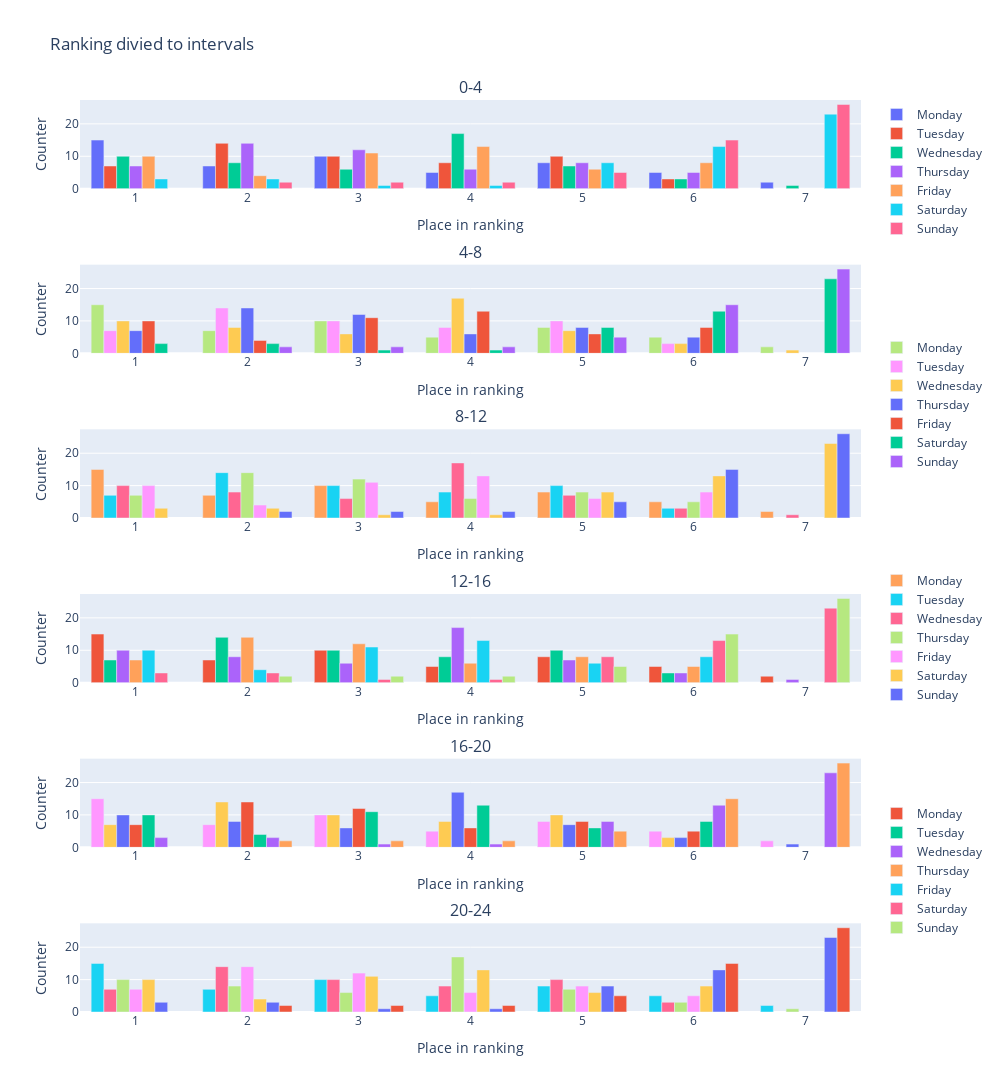

The code cell stored with this chart in its notebook:
### Code cell
fig = make_subplots(rows=len(rankings), cols=1, subplot_titles=list(rankings.keys()), horizontal_spacing=0.8, row_heights=[0.9]*len(rankings))
for i, (key, df) in enumerate(rankings.items(), start=1):
    # Add a subplot for each DataFrame
    for name in df.columns:
        fig.add_trace(
            go.Bar(name=name, x=df.index, y=df[name], legendgroup=key),
            row=i,
            col=1
        )

# Update layout for the entire figure
fig.update_layout(
    height=1550,
    width=1000,
    title="Ranking divied to intervals",
    barmode='group',
    legend_tracegroupgap=100 # Adjust the spacing between legends
)

fig.update_xaxes(title_text='Place in ranking')
fig.update_yaxes(title_text='Counter')

### Figure 1 — Plotly figure (JSON) as saved in the notebook; plotly's stock layout.template omitted (floating-point values rounded to 4 significant figures)
{"data": [{"legendgroup": "0-4", "name": "Monday", "type": "bar", "x": [1, 2, 3, 4, 5, 6, 7], "xaxis": "x", "y": [15, 7, 10, 5, 8, 5, 2], "yaxis": "y"}, {"legendgroup": "0-4", "name": "Tuesday", "type": "bar", "x": [1, 2, 3, 4, 5, 6, 7], "xaxis": "x", "y": [7, 14, 10, 8, 10, 3, null], "yaxis": "y"}, {"legendgroup": "0-4", "name": "Wednesday", "type": "bar", "x": [1, 2, 3, 4, 5, 6, 7], "xaxis": "x", "y": [10, 8, 6, 17, 7, 3, 1], "yaxis": "y"}, {"legendgroup": "0-4", "name": "Thursday", "type": "bar", "x": [1, 2, 3, 4, 5, 6, 7], "xaxis": "x", "y": [7, 14, 12, 6, 8, 5, null], "yaxis": "y"}, {"legendgroup": "0-4", "name": "Friday", "type": "bar", "x": [1, 2, 3, 4, 5, 6, 7], "xaxis": "x", "y": [10, 4, 11, 13, 6, 8, null], "yaxis": "y"}, {"legendgroup": "0-4", "name": "Saturday", "type": "bar", "x": [1, 2, 3, 4, 5, 6, 7], "xaxis": "x", "y": [3, 3, 1, 1, 8, 13, 23], "yaxis": "y"}, {"legendgroup": "0-4", "name": "Sunday", "type": "bar", "x": [1, 2, 3, 4, 5, 6, 7], "xaxis": "x", "y": [null, 2, 2, 2, 5, 15, 26], "yaxis": "y"}, {"legendgroup": "4-8", "name": "Monday", "type": "bar", "x": [1, 2, 3, 4, 5, 6, 7], "xaxis": "x2", "y": [15, 7, 10, 5, 8, 5, 2], "yaxis": "y2"}, {"legendgroup": "4-8", "name": "Tuesday", "type": "bar", "x": [1, 2, 3, 4, 5, 6, 7], "xaxis": "x2", "y": [7, 14, 10, 8, 10, 3, null], "yaxis": "y2"}, {"legendgroup": "4-8", "name": "Wednesday", "type": "bar", "x": [1, 2, 3, 4, 5, 6, 7], "xaxis": "x2", "y": [10, 8, 6, 17, 7, 3, 1], "yaxis": "y2"}, {"legendgroup": "4-8", "name": "Thursday", "type": "bar", "x": [1, 2, 3, 4, 5, 6, 7], "xaxis": "x2", "y": [7, 14, 12, 6, 8, 5, null], "yaxis": "y2"}, {"legendgroup": "4-8", "name": "Friday", "type": "bar", "x": [1, 2, 3, 4, 5, 6, 7], "xaxis": "x2", "y": [10, 4, 11, 13, 6, 8, null], "yaxis": "y2"}, {"legendgroup": "4-8", "name": "Saturday", "type": "bar", "x": [1, 2, 3, 4, 5, 6, 7], "xaxis": "x2", "y": [3, 3, 1, 1, 8, 13, 23], "yaxis": "y2"}, {"legendgroup": "4-8", "name": "Sunday", "type": "bar", "x": [1, 2, 3, 4, 5, 6, 7], "xaxis": "x2", "y": [null, 2, 2, 2, 5, 15, 26], "yaxis": "y2"}, {"legendgroup": "8-12", "name": "Monday", "type": "bar", "x": [1, 2, 3, 4, 5, 6, 7], "xaxis": "x3", "y": [15, 7, 10, 5, 8, 5, 2], "yaxis": "y3"}, {"legendgroup": "8-12", "name": "Tuesday", "type": "bar", "x": [1, 2, 3, 4, 5, 6, 7], "xaxis": "x3", "y": [7, 14, 10, 8, 10, 3, null], "yaxis": "y3"}, {"legendgroup": "8-12", "name": "Wednesday", "type": "bar", "x": [1, 2, 3, 4, 5, 6, 7], "xaxis": "x3", "y": [10, 8, 6, 17, 7, 3, 1], "yaxis": "y3"}, {"legendgroup": "8-12", "name": "Thursday", "type": "bar", "x": [1, 2, 3, 4, 5, 6, 7], "xaxis": "x3", "y": [7, 14, 12, 6, 8, 5, null], "yaxis": "y3"}, {"legendgroup": "8-12", "name": "Friday", "type": "bar", "x": [1, 2, 3, 4, 5, 6, 7], "xaxis": "x3", "y": [10, 4, 11, 13, 6, 8, null], "yaxis": "y3"}, {"legendgroup": "8-12", "name": "Saturday", "type": "bar", "x": [1, 2, 3, 4, 5, 6, 7], "xaxis": "x3", "y": [3, 3, 1, 1, 8, 13, 23], "yaxis": "y3"}, {"legendgroup": "8-12", "name": "Sunday", "type": "bar", "x": [1, 2, 3, 4, 5, 6, 7], "xaxis": "x3", "y": [null, 2, 2, 2, 5, 15, 26], "yaxis": "y3"}, {"legendgroup": "12-16", "name": "Monday", "type": "bar", "x": [1, 2, 3, 4, 5, 6, 7], "xaxis": "x4", "y": [15, 7, 10, 5, 8, 5, 2], "yaxis": "y4"}, {"legendgroup": "12-16", "name": "Tuesday", "type": "bar", "x": [1, 2, 3, 4, 5, 6, 7], "xaxis": "x4", "y": [7, 14, 10, 8, 10, 3, null], "yaxis": "y4"}, {"legendgroup": "12-16", "name": "Wednesday", "type": "bar", "x": [1, 2, 3, 4, 5, 6, 7], "xaxis": "x4", "y": [10, 8, 6, 17, 7, 3, 1], "yaxis": "y4"}, {"legendgroup": "12-16", "name": "Thursday", "type": "bar", "x": [1, 2, 3, 4, 5, 6, 7], "xaxis": "x4", "y": [7, 14, 12, 6, 8, 5, null], "yaxis": "y4"}, {"legendgroup": "12-16", "name": "Friday", "type": "bar", "x": [1, 2, 3, 4, 5, 6, 7], "xaxis": "x4", "y": [10, 4, 11, 13, 6, 8, null], "yaxis": "y4"}, {"legendgroup": "12-16", "name": "Saturday", "type": "bar", "x": [1, 2, 3, 4, 5, 6, 7], "xaxis": "x4", "y": [3, 3, 1, 1, 8, 13, 23], "yaxis": "y4"}, {"legendgroup": "12-16", "name": "Sunday", "type": "bar", "x": [1, 2, 3, 4, 5, 6, 7], "xaxis": "x4", "y": [null, 2, 2, 2, 5, 15, 26], "yaxis": "y4"}, {"legendgroup": "16-20", "name": "Monday", "type": "bar", "x": [1, 2, 3, 4, 5, 6, 7], "xaxis": "x5", "y": [15, 7, 10, 5, 8, 5, 2], "yaxis": "y5"}, {"legendgroup": "16-20", "name": "Tuesday", "type": "bar", "x": [1, 2, 3, 4, 5, 6, 7], "xaxis": "x5", "y": [7, 14, 10, 8, 10, 3, null], "yaxis": "y5"}, {"legendgroup": "16-20", "name": "Wednesday", "type": "bar", "x": [1, 2, 3, 4, 5, 6, 7], "xaxis": "x5", "y": [10, 8, 6, 17, 7, 3, 1], "yaxis": "y5"}, {"legendgroup": "16-20", "name": "Thursday", "type": "bar", "x": [1, 2, 3, 4, 5, 6, 7], "xaxis": "x5", "y": [7, 14, 12, 6, 8, 5, null], "yaxis": "y5"}, {"legendgroup": "16-20", "name": "Friday", "type": "bar", "x": [1, 2, 3, 4, 5, 6, 7], "xaxis": "x5", "y": [10, 4, 11, 13, 6, 8, null], "yaxis": "y5"}, {"legendgroup": "16-20", "name": "Saturday", "type": "bar", "x": [1, 2, 3, 4, 5, 6, 7], "xaxis": "x5", "y": [3, 3, 1, 1, 8, 13, 23], "yaxis": "y5"}, {"legendgroup": "16-20", "name": "Sunday", "type": "bar", "x": [1, 2, 3, 4, 5, 6, 7], "xaxis": "x5", "y": [null, 2, 2, 2, 5, 15, 26], "yaxis": "y5"}, {"legendgroup": "20-24", "name": "Monday", "type": "bar", "x": [1, 2, 3, 4, 5, 6, 7], "xaxis": "x6", "y": [15, 7, 10, 5, 8, 5, 2], "yaxis": "y6"}, {"legendgroup": "20-24", "name": "Tuesday", "type": "bar", "x": [1, 2, 3, 4, 5, 6, 7], "xaxis": "x6", "y": [7, 14, 10, 8, 10, 3, null], "yaxis": "y6"}, {"legendgroup": "20-24", "name": "Wednesday", "type": "bar", "x": [1, 2, 3, 4, 5, 6, 7], "xaxis": "x6", "y": [10, 8, 6, 17, 7, 3, 1], "yaxis": "y6"}, {"legendgroup": "20-24", "name": "Thursday", "type": "bar", "x": [1, 2, 3, 4, 5, 6, 7], "xaxis": "x6", "y": [7, 14, 12, 6, 8, 5, null], "yaxis": "y6"}, {"legendgroup": "20-24", "name": "Friday", "type": "bar", "x": [1, 2, 3, 4, 5, 6, 7], "xaxis": "x6", "y": [10, 4, 11, 13, 6, 8, null], "yaxis": "y6"}, {"legendgroup": "20-24", "name": "Saturday", "type": "bar", "x": [1, 2, 3, 4, 5, 6, 7], "xaxis": "x6", "y": [3, 3, 1, 1, 8, 13, 23], "yaxis": "y6"}, {"legendgroup": "20-24", "name": "Sunday", "type": "bar", "x": [1, 2, 3, 4, 5, 6, 7], "xaxis": "x6", "y": [null, 2, 2, 2, 5, 15, 26], "yaxis": "y6"}], "layout": {"annotations": [{"font": {"size": 16}, "showarrow": false, "text": "0-4", "x": 0.5, "xanchor": "center", "xref": "paper", "y": 1.0, "yanchor": "bottom", "yref": "paper"}, {"font": {"size": 16}, "showarrow": false, "text": "4-8", "x": 0.5, "xanchor": "center", "xref": "paper", "y": 0.8194, "yanchor": "bottom", "yref": "paper"}, {"font": {"size": 16}, "showarrow": false, "text": "8-12", "x": 0.5, "xanchor": "center", "xref": "paper", "y": 0.6389, "yanchor": "bottom", "yref": "paper"}, {"font": {"size": 16}, "showarrow": false, "text": "12-16", "x": 0.5, "xanchor": "center", "xref": "paper", "y": 0.4583, "yanchor": "bottom", "yref": "paper"}, {"font": {"size": 16}, "showarrow": false, "text": "16-20", "x": 0.5, "xanchor": "center", "xref": "paper", "y": 0.2778, "yanchor": "bottom", "yref": "paper"}, {"font": {"size": 16}, "showarrow": false, "text": "20-24", "x": 0.5, "xanchor": "center", "xref": "paper", "y": 0.09722, "yanchor": "bottom", "yref": "paper"}], "barmode": "group", "height": 1550, "legend": {"tracegroupgap": 100}, "title": {"text": "Ranking divied to intervals"}, "width": 1000, "xaxis": {"anchor": "y", "autorange": true, "domain": [0, 1], "range": [0.5, 7.5], "title": {"text": "Place in ranking"}, "type": "linear"}, "xaxis2": {"anchor": "y2", "autorange": true, "domain": [0, 1], "range": [0.5, 7.5], "title": {"text": "Place in ranking"}, "type": "linear"}, "xaxis3": {"anchor": "y3", "autorange": true, "domain": [0, 1], "range": [0.5, 7.5], "title": {"text": "Place in ranking"}, "type": "linear"}, "xaxis4": {"anchor": "y4", "autorange": true, "domain": [0, 1], "range": [0.5, 7.5], "title": {"text": "Place in ranking"}, "type": "linear"}, "xaxis5": {"anchor": "y5", "autorange": true, "domain": [0, 1], "range": [0.5, 7.5], "title": {"text": "Place in ranking"}, "type": "linear"}, "xaxis6": {"anchor": "y6", "autorange": true, "domain": [0, 1], "range": [0.5, 7.5], "title": {"text": "Place in ranking"}, "type": "linear"}, "yaxis": {"anchor": "x", "autorange": true, "domain": [0.9028, 1.0], "range": [0, 27.37], "title": {"text": "Counter"}, "type": "linear"}, "yaxis2": {"anchor": "x2", "autorange": true, "domain": [0.7222, 0.8194], "range": [0, 27.37], "title": {"text": "Counter"}, "type": "linear"}, "yaxis3": {"anchor": "x3", "autorange": true, "domain": [0.5417, 0.6389], "range": [0, 27.37], "title": {"text": "Counter"}, "type": "linear"}, "yaxis4": {"anchor": "x4", "autorange": true, "domain": [0.3611, 0.4583], "range": [0, 27.37], "title": {"text": "Counter"}, "type": "linear"}, "yaxis5": {"anchor": "x5", "autorange": true, "domain": [0.1806, 0.2778], "range": [0, 27.37], "title": {"text": "Counter"}, "type": "linear"}, "yaxis6": {"anchor": "x6", "autorange": true, "domain": [0, 0.09722], "range": [0, 27.37], "title": {"text": "Counter"}, "type": "linear"}}}
